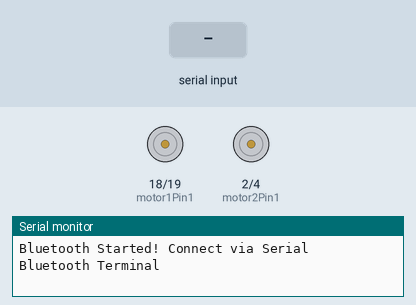
This sketch was run on a simulated ESP32. Parts: motor-driver pin pairs drawn as motors (green arrow = first pin HIGH = forward, orange = second pin HIGH = backward, longer = more drive, scaled by the enable pin), the last lines printed to the serial monitor. The test bench sets the inputs (shaded band). Nothing arrives over Bluetooth unless stated.

Above: at 1.2 s.
1.3 s: "F" received over the second serial link
At 1.9 s:
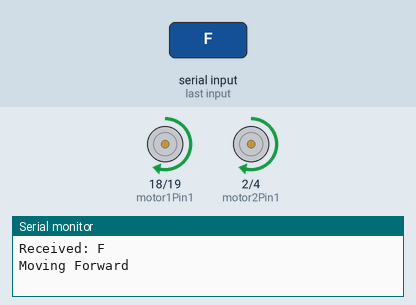
2.8 s: "B" received over the second serial link
At 4.0 s:
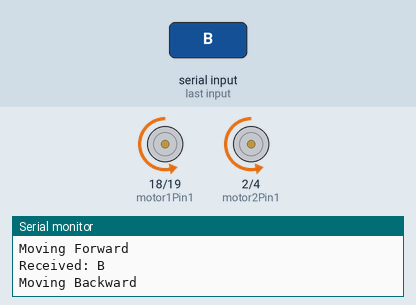
4.3 s: "L" received over the second serial link
At 5.7 s:
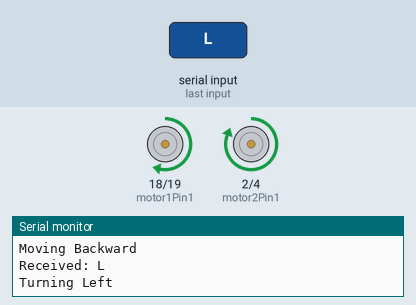
6.3 s: "R" received over the second serial link
At 7.3 s:
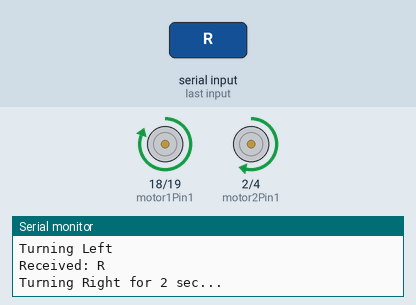
8.3 s: "S" received over the second serial link
At 9.5 s:
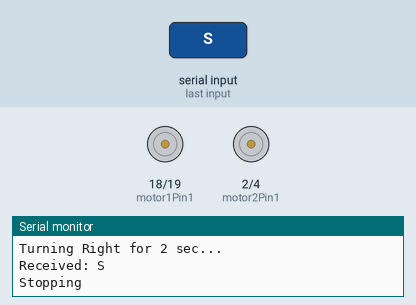
9.8 s: "B" received over the second serial link
At 10.7 s:
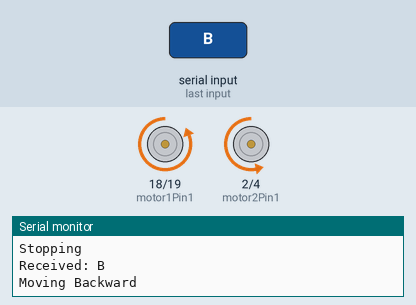
Timing chart, 0 to 12.3 s (numbered marks = the images above; inputs shaded):
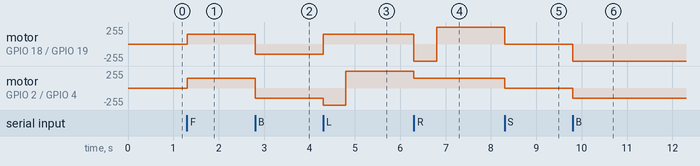

Measured:
- after the input at 1.3 s, motor on GPIO 18 (motor1Pin1) / GPIO 19 (motor1Pin2), motor on GPIO 2 (motor2Pin1) / GPIO 4 (motor2Pin2): stopped → forward 150/255 at once
- after the input at 2.8 s, motor on GPIO 18 (motor1Pin1) / GPIO 19 (motor1Pin2), motor on GPIO 2 (motor2Pin1) / GPIO 4 (motor2Pin2): forward 150/255 → backward 150/255 at once
- after the input at 4.3 s, motor on GPIO 18 (motor1Pin1) / GPIO 19 (motor1Pin2): backward 150/255 → forward 150/255 at once; motor on GPIO 2 (motor2Pin1) / GPIO 4 (motor2Pin2): backward 150/255 → backward 255/255 at once, → forward 255/255 0.50 s later
- after the input at 6.3 s, motor on GPIO 18 (motor1Pin1) / GPIO 19 (motor1Pin2): forward 150/255 → backward 255/255 at once, → forward 255/255 0.50 s later; motor on GPIO 2 (motor2Pin1) / GPIO 4 (motor2Pin2): forward 255/255 → forward 150/255 at once
- after the input at 8.3 s, motor on GPIO 18 (motor1Pin1) / GPIO 19 (motor1Pin2): forward 255/255 → stopped at once; motor on GPIO 2 (motor2Pin1) / GPIO 4 (motor2Pin2): forward 150/255 → stopped at once
- after the input at 9.8 s, motor on GPIO 18 (motor1Pin1) / GPIO 19 (motor1Pin2): stopped → backward 255/255 at once; motor on GPIO 2 (motor2Pin1) / GPIO 4 (motor2Pin2): stopped → backward 150/255 at once

The sketch:

final_final.ino
```cpp
#include <BluetoothSerial.h> // ESP32 Bluetooth Library

// Create Bluetooth object
BluetoothSerial SerialBT;

// Motor 1 (Left Motor)
int motor1Pin1 = 18;
int motor1Pin2 = 19;
int enable1Pin = 5;  // PWM pin for speed control

// Motor 2 (Right Motor)
int motor2Pin1 = 2;
int motor2Pin2 = 4;
int enable2Pin = 15; // PWM pin for speed control

int speedValue = 150; // Speed (0-255)

void setup() {
  Serial.begin(115200);
  SerialBT.begin("Motor_carsss"); // Bluetooth name
  Serial.println("Bluetooth Started! Connect via Serial Bluetooth Terminal");

  // Set motor pins as OUTPUT
  pinMode(motor1Pin1, OUTPUT);
  pinMode(motor1Pin2, OUTPUT);
  pinMode(enable1Pin, OUTPUT);

  pinMode(motor2Pin1, OUTPUT);
  pinMode(motor2Pin2, OUTPUT);
  pinMode(enable2Pin, OUTPUT);

  // Set initial motor speed
  analogWrite(enable1Pin, speedValue);
  analogWrite(enable2Pin, speedValue);
}

void loop() {
  if (SerialBT.available()) {  // Check if Bluetooth command is received
    char command = SerialBT.read();
    Serial.print("Received: ");
    Serial.println(command);

    switch (command) {
      case 'F': // Move Forward
        Serial.println("Moving Forward");
        moveForward();
        break;

      case 'B': // Move Backward
        Serial.println("Moving Backward");
        moveBackward();
        break;

      case 'L': // Turn Left
        Serial.println("Turning Left");
        turnLeft();
        delay(500); // Wait 2 seconds
        stopMotors(); // Stop after turning
        moveForward();
        break;

      case 'R': // Turn Right (Auto-stop after 2 sec)
        Serial.println("Turning Right for 2 sec...");
        turnRight();
        delay(500); // Wait 2 seconds
        stopMotors(); // Stop after turning
        moveForward();
        break;

      case 'S': // Stop both motors
        Serial.println("Stopping");
        stopMotors();
        break;

      default:
        Serial.println("Invalid Command! Use F, B, L, R, or S.");
        break;
    }
  }
}

// Function to move forward
void moveForward() {
  digitalWrite(motor1Pin1, HIGH);
  digitalWrite(motor1Pin2, LOW);
  digitalWrite(motor2Pin1, HIGH);
  digitalWrite(motor2Pin2, LOW);
}

// Function to move backward
void moveBackward() {
  digitalWrite(motor1Pin1, LOW);
  digitalWrite(motor1Pin2, HIGH);
  digitalWrite(motor2Pin1, LOW);
  digitalWrite(motor2Pin2, HIGH);
}

// Function to turn right
void turnRight() {
  digitalWrite(motor1Pin1, LOW);
  digitalWrite(motor1Pin2, HIGH); // Left motor moves backward
  digitalWrite(motor2Pin1, HIGH);
  digitalWrite(motor2Pin2, LOW);  // Right motor moves forward
  analogWrite(enable1Pin, 255);
  analogWrite(enable2Pin, 150);
}

// Function to turn left (then auto-stop)
void turnLeft() {
  digitalWrite(motor1Pin1, HIGH);
  digitalWrite(motor1Pin2, LOW);  // Left motor moves forward
  digitalWrite(motor2Pin1, LOW);
  digitalWrite(motor2Pin2, HIGH); // Right motor moves backward
  analogWrite(enable1Pin, 150);
  analogWrite(enable2Pin, 255);
}

// Function to stop all motors
void stopMotors() {
  digitalWrite(motor1Pin1, LOW);
  digitalWrite(motor1Pin2, LOW);
  digitalWrite(motor2Pin1, LOW);
  digitalWrite(motor2Pin2, LOW);
}
```
